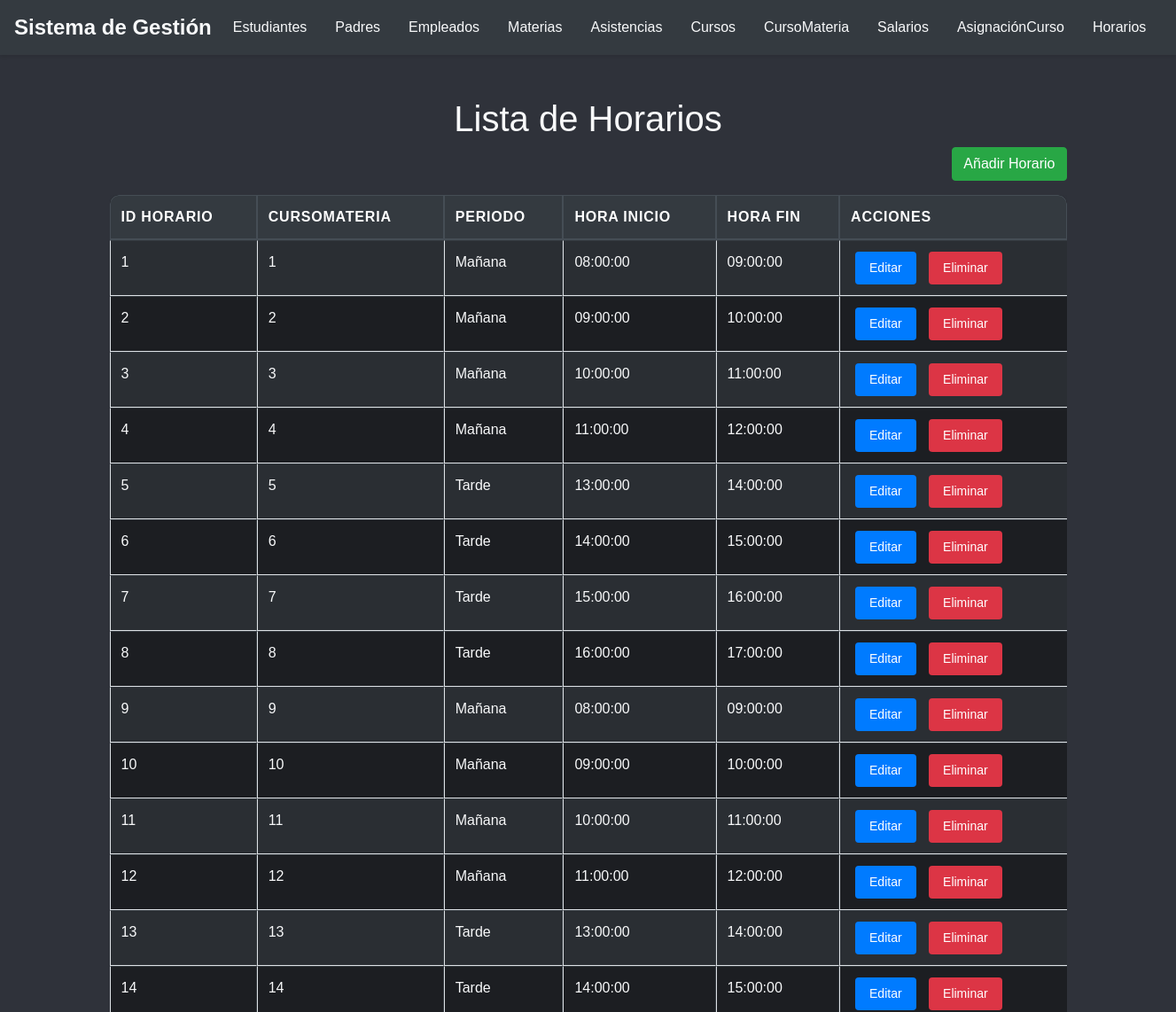
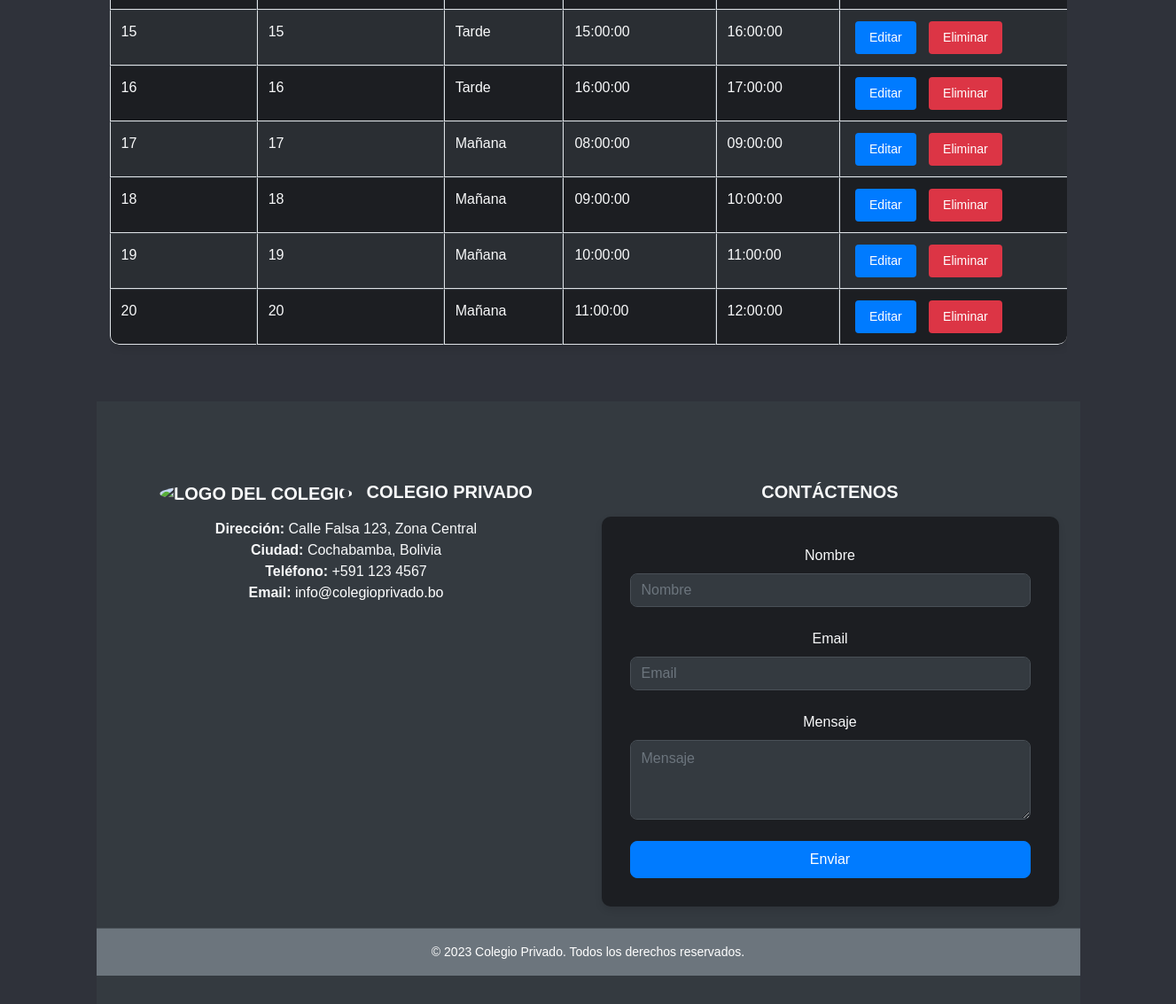
/horario/index.php, run on the app's committed database (2 pictures, top to bottom).
### tables this page shows
CREATE TABLE HORARIO
(
    codHorario      INT AUTO_INCREMENT,
    periodo         VARCHAR(45) NOT NULL,
    horaInicio      TIME        NOT NULL,
    horaFin         TIME        NOT NULL,
    codCursoMateria INT,
    CONSTRAINT PK_HORARIO PRIMARY KEY (codHorario),
    CONSTRAINT FK_HORARIO_CURSOMATERIA FOREIGN KEY (codCursoMateria) REFERENCES CURSOMATERIA (codCursoMateria)
);

CREATE TABLE CURSOMATERIA
(
    codCursoMateria INT AUTO_INCREMENT,
    codCurso        INT,
    codMateria      INT,
    CONSTRAINT PK_CURSOMATERIA PRIMARY KEY (codCursoMateria),
    CONSTRAINT FK_CURSOMATERIA_CURSO FOREIGN KEY (codCurso) REFERENCES CURSO (codCurso),
    CONSTRAINT FK_CURSOMATERIA_MATERIA FOREIGN KEY (codMateria) REFERENCES MATERIA (codMateria)
);

### horario/index.php (the view, shortened to what this page needs)
<?php
include '../conexion.php';
include '../header.php';
?>
<div class="container-fluid">
    <h1 class="text-center mt-5 text-light">Lista de Horarios</h1>
    <div class="mb-3 text-right">
        <a href="anadir.php" class="btn btn-success">Añadir Horario</a>
    </div>
    <div class="table-responsive mt-3">
        <table class="table table-bordered table-striped w-100">
            <thead class="thead-dark">
                <tr>
                    <th>ID Horario</th>
                    <th>CursoMateria</th>
                    <th>Periodo</th>
                    <th>Hora Inicio</th>
                    <th>Hora Fin</th>
                    <th>Acciones</th>
                </tr>
            </thead>
            <tbody>
                <?php
                $sql = "SELECT h.codHorario, cm.codCursoMateria, h.periodo, h.horaInicio, h.horaFin
                        FROM HORARIO h
                        JOIN CURSOMATERIA cm ON h.codCursoMateria = cm.codCursoMateria";
                $result = $conexion->query($sql);
                if ($result->num_rows > 0) {
                    while($row = $result->fetch_assoc()) {
                        echo "<tr>
                                <td>" . $row["codHorario"]. "</td>
                                <td>" . $row["codCursoMateria"]. "</td>
                                <td>" . $row["periodo"]. "</td>
                                <td>" . $row["horaInicio"]. "</td>
                                <td>" . $row["horaFin"]. "</td>
                                <td>
                                    <a href='editar.php?id=".$row["codHorario"]."' class='btn btn-primary btn-sm'>Editar</a>
                                    <a href='eliminar.php?id=".$row["codHorario"]."' class='btn btn-danger btn-sm'>Eliminar</a>
                                </td>
                            </tr>";
                    }
                } else {
                    echo "<tr><td colspan='6' class='text-center'>No hay horarios</td></tr>";
                }
                ?>
            </tbody>
        </table>
    </div>
</div>
<?php
include '../footer.php';
?>

### css/styles.css (style rules this page uses)
body { font-family: Arial, sans-serif; margin: 0; background-color: #2f323a; }
h1 { color: #343a40; }
.table { width: 100%; margin-bottom: 1rem; background-color: #1c1e22; color: #f8f9fa; border-collapse: separate; border-spacing: 0; border-radius: 10px; overflow: hidden; box-shadow: 0 4px 8px rgba(0, 0, 0, 0.1); }
.table thead th { vertical-align: bottom; border-bottom: 2px solid #343a40; background-color: #343a40; color: #f8f9fa; text-transform: uppercase; letter-spacing: 0.05em; transition: background-color 0.3s ease-in-out; padding: 0.75rem; }
.table thead th:first-child { border-top-left-radius: 10px; }
.table thead th:last-child { border-top-right-radius: 10px; }
.table tbody tr { transition: background-color 0.3s ease-in-out; }
.table td, .table th { padding: 0.75rem; vertical-align: top; border-top: 1px solid #343a40; }
.table td { border-right: 1px solid #343a40; }
.table td:last-child { border-right: none; }
.table tbody tr:last-child td:first-child { border-bottom-left-radius: 10px; }
.table tbody tr:last-child td:last-child { border-bottom-right-radius: 10px; }
.table .btn { margin: 0 5px; color: #fff; border: none; padding: 0.5rem 1rem; border-radius: 0.25rem; transition: background-color 0.3s ease-in-out; }
.table tbody tr:nth-of-type(odd) { background-color: #2a2e33; }
.btn-primary { color: #fff; background-color: #007bff; border-color: #007bff; padding: 0.5rem 1rem; border-radius: 0.5rem; transition: background-color 0.3s ease-in-out, border-color 0.3s ease-in-out; }

### data on the page
horario: codHorario "1", codCursoMateria.codCursoMateria "1", periodo "Mañana", horaInicio "08:00:00", horaFin "09:00:00"
horario: codHorario "2", codCursoMateria.codCursoMateria "2", periodo "Mañana", horaInicio "09:00:00", horaFin "10:00:00"
horario: codHorario "3", codCursoMateria.codCursoMateria "3", periodo "Mañana", horaInicio "10:00:00", horaFin "11:00:00"
horario: codHorario "4", codCursoMateria.codCursoMateria "4", periodo "Mañana", horaInicio "11:00:00", horaFin "12:00:00"
horario: codHorario "5", codCursoMateria.codCursoMateria "5", periodo "Tarde", horaInicio "13:00:00", horaFin "14:00:00"
horario: codHorario "6", codCursoMateria.codCursoMateria "6", periodo "Tarde", horaInicio "14:00:00", horaFin "15:00:00"
horario: codHorario "7", codCursoMateria.codCursoMateria "7", periodo "Tarde", horaInicio "15:00:00", horaFin "16:00:00"
horario: codHorario "8", codCursoMateria.codCursoMateria "8", periodo "Tarde", horaInicio "16:00:00", horaFin "17:00:00"
horario: codHorario "9", codCursoMateria.codCursoMateria "9", periodo "Mañana", horaInicio "08:00:00", horaFin "09:00:00"
horario: codHorario "10", codCursoMateria.codCursoMateria "10", periodo "Mañana", horaInicio "09:00:00", horaFin "10:00:00"
horario: codHorario "11", codCursoMateria.codCursoMateria "11", periodo "Mañana", horaInicio "10:00:00", horaFin "11:00:00"
horario: codHorario "12", codCursoMateria.codCursoMateria "12", periodo "Mañana", horaInicio "11:00:00", horaFin "12:00:00"
horario: codHorario "13", codCursoMateria.codCursoMateria "13", periodo "Tarde", horaInicio "13:00:00", horaFin "14:00:00"
horario: codHorario "14", codCursoMateria.codCursoMateria "14", periodo "Tarde", horaInicio "14:00:00", horaFin "15:00:00"
horario: codHorario "15", codCursoMateria.codCursoMateria "15", periodo "Tarde", horaInicio "15:00:00", horaFin "16:00:00"
horario: codHorario "16", codCursoMateria.codCursoMateria "16", periodo "Tarde", horaInicio "16:00:00", horaFin "17:00:00"
horario: codHorario "17", codCursoMateria.codCursoMateria "17", periodo "Mañana", horaInicio "08:00:00", horaFin "09:00:00"
horario: codHorario "18", codCursoMateria.codCursoMateria "18", periodo "Mañana", horaInicio "09:00:00", horaFin "10:00:00"
horario: codHorario "19", codCursoMateria.codCursoMateria "19", periodo "Mañana", horaInicio "10:00:00", horaFin "11:00:00"
horario: codHorario "20", codCursoMateria.codCursoMateria "20", periodo "Mañana", horaInicio "11:00:00", horaFin "12:00:00"
